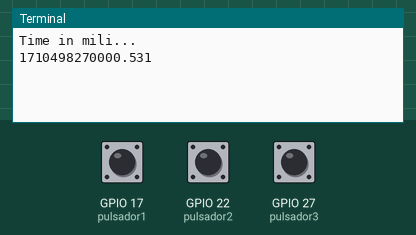
Simulated run of this program. Board: Raspberry Pi (BCM pin numbers). Parts: the last lines printed to the terminal. The inputs (shaded band) are chosen by the test bench; at power-on: GPIO 17 (pulsador1) LOW, GPIO 22 (pulsador2) LOW, GPIO 27 (pulsador3) LOW. The clock reads 2024-03-15 10:24:30 at power-on unless the program sets it.

Above: at 1.2 s.
1.3 s: GPIO 17 (pulsador1) pulled HIGH for 2.35 s
At 3.5 s:
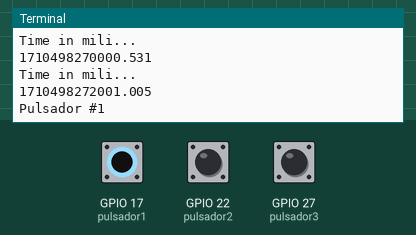
5.1 s: GPIO 22 (pulsador2) pulled HIGH for 2.35 s
At 6.6 s:
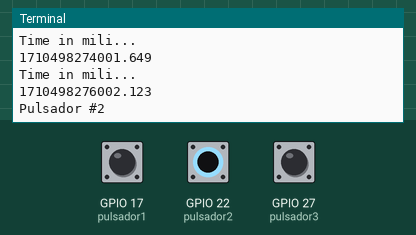
8.9 s: GPIO 27 (pulsador3) pulled HIGH for 2.35 s
At 10.9 s:
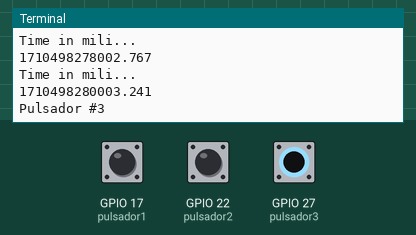
12.7 s: GPIO 17 (pulsador1) pulled HIGH for 2.35 s
At 15.1 s:
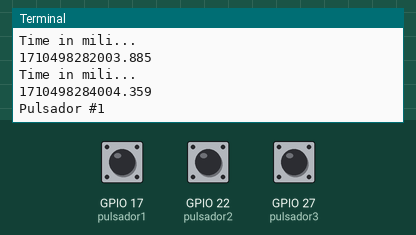
16.5 s: GPIO 22 (pulsador2) pulled HIGH for 2.35 s
At 19.4 s:
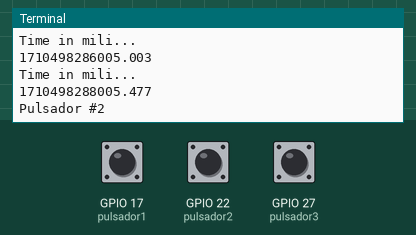
20.3 s: GPIO 27 (pulsador3) pulled HIGH for 2.35 s
At 22.5 s:
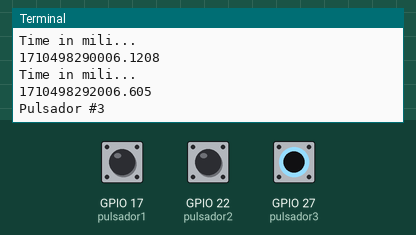
Timing chart, 0 to 24.0 s (numbered marks = the images above; inputs shaded):
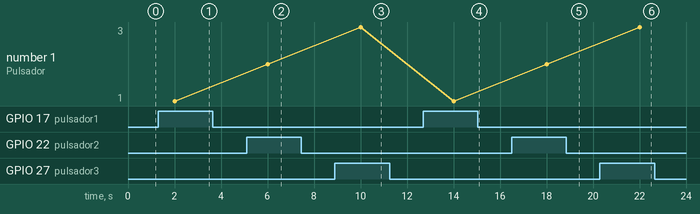

Measured:
- after the input at 1.3 s, the terminal: prints a new line after 0.70 s (image 1)
- after the input at 5.1 s, the terminal: prints a new line after 0.90 s (image 2)
- after the input at 8.9 s, the terminal: prints a new line after 1.1 s (image 3)
- after the input at 12.7 s, the terminal: prints a new line after 1.3 s (image 4)
- after the input at 16.5 s, the terminal: prints a new line after 1.5 s (image 5)
- after the input at 20.3 s, the terminal: prints a new line after 1.7 s (image 6)
- plotted number 1: 1 → 2 after the input at 5.1 s, 2 → 3 after the input at 8.9 s, 3 → 1 after the input at 12.7 s, 1 → 2 after the input at 16.5 s, 2 → 3 after the input at 20.3 s

The program:

example_pulsadores.py
```python
import time
from datetime import datetime
# importamos la libreria de GPIO para usar los pines de la Raspi
import RPi.GPIO as GPIO
# importamos la libreria time para hacer retardos recordar que es en segundos
from time import sleep


#----------------Configuramos la raspberry, aqui esta con BCM es decir usando el numero del GPIO------------------------
GPIO.setmode(GPIO.BCM)
GPIO.setwarnings(False)#evito los mensajes de innecesarios warning


pulsador1 = 17 #Boton para activar la pregunta
pulsador2 = 22 #Boton del NO
pulsador3 = 27 #Boton del SI

lecturaPulsador1 = False
lecturaPulsador2 = False
lecturaPulsador3 = False


GPIO.setup(pulsador1, GPIO.IN, pull_up_down=GPIO.PUD_DOWN)#pin de lectura para el pulsador 1(Simula un boton para pedir acceso a la casa por medio de las preguntas de seguridad)
GPIO.setup(pulsador2, GPIO.IN, pull_up_down=GPIO.PUD_DOWN)#pin de lectura para el pulsador 2(Boton para responder las preguntas de seguirdad SI - NO)
GPIO.setup(pulsador3, GPIO.IN, pull_up_down=GPIO.PUD_DOWN)#pin de lectura para el pulsador 3(Boton para responder las preguntas de seguirdad SI - NO)


try:

    # mientras el codigo se este ejecutando
    # mientras no se suspenda el codigo
    while True:

        date = datetime.now()
        print("Time in mili...")
        print(date.timestamp() * 1000)

        lecturaPulsador1 = GPIO.input(pulsador1)
        lecturaPulsador2 = GPIO.input(pulsador2)
        lecturaPulsador3 = GPIO.input(pulsador3)

        if (lecturaPulsador1 == GPIO.HIGH):
            print("Pulsador #1")

        if (lecturaPulsador2 == GPIO.HIGH):
            print("Pulsador #2")

        if (lecturaPulsador3 == GPIO.HIGH):
            print("Pulsador #3")


        sleep(2)

except KeyboardInterrupt:
    print("excefkjjkjkgtr")
```
